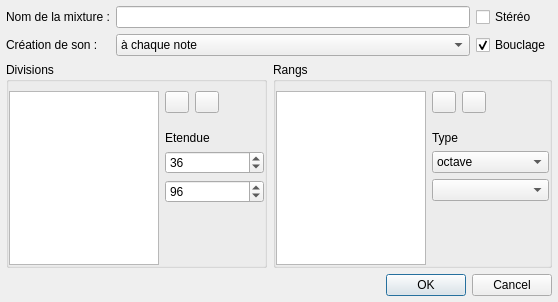
<?xml version="1.0" encoding="UTF-8"?>
<ui version="4.0">
 <class>DialogMixture</class>
 <widget class="QDialog" name="DialogMixture">
  <property name="windowModality">
   <enum>Qt::ApplicationModal</enum>
  </property>
  <property name="geometry">
   <rect>
    <x>0</x>
    <y>0</y>
    <width>558</width>
    <height>302</height>
   </rect>
  </property>
  <property name="windowTitle">
   <string>Création mixture</string>
  </property>
  <property name="windowIcon">
   <iconset resource="../resources.qrc">
    <normaloff>:/icons/icon</normaloff>:/icons/icon</iconset>
  </property>
  <layout class="QVBoxLayout" name="verticalLayout_2">
   <property name="spacing">
    <number>6</number>
   </property>
   <property name="margin">
    <number>6</number>
   </property>
   <item>
    <layout class="QGridLayout" name="gridLayout">
     <property name="topMargin">
      <number>0</number>
     </property>
     <item row="0" column="0">
      <widget class="QLabel" name="label_3">
       <property name="text">
        <string>Nom de la mixture :</string>
       </property>
      </widget>
     </item>
     <item row="0" column="1">
      <widget class="QLineEdit" name="lineNom"/>
     </item>
     <item row="1" column="0">
      <widget class="QLabel" name="label_4">
       <property name="text">
        <string>Création de son :</string>
       </property>
      </widget>
     </item>
     <item row="1" column="1">
      <widget class="QComboBox" name="comboFreq">
       <item>
        <property name="text">
         <string>à chaque note</string>
        </property>
       </item>
       <item>
        <property name="text">
         <string>toutes les 3 notes</string>
        </property>
       </item>
       <item>
        <property name="text">
         <string>toutes les 6 notes</string>
        </property>
       </item>
      </widget>
     </item>
     <item row="1" column="2">
      <widget class="QCheckBox" name="checkBouclage">
       <property name="text">
        <string>Bouclage</string>
       </property>
       <property name="checked">
        <bool>true</bool>
       </property>
      </widget>
     </item>
     <item row="0" column="2">
      <widget class="QCheckBox" name="checkStereo">
       <property name="text">
        <string>Stéréo</string>
       </property>
      </widget>
     </item>
    </layout>
   </item>
   <item>
    <layout class="QHBoxLayout" name="horizontalLayout_5">
     <property name="bottomMargin">
      <number>0</number>
     </property>
     <item>
      <widget class="QGroupBox" name="groupBox">
       <property name="title">
        <string>Divisions</string>
       </property>
       <layout class="QGridLayout" name="gridLayout_2" columnstretch="100,0,0,0">
        <property name="leftMargin">
         <number>0</number>
        </property>
        <property name="topMargin">
         <number>9</number>
        </property>
        <property name="rightMargin">
         <number>0</number>
        </property>
        <property name="bottomMargin">
         <number>0</number>
        </property>
        <property name="verticalSpacing">
         <number>6</number>
        </property>
        <item row="3" column="1" colspan="3">
         <widget class="SpinBoxKey" name="spinDivStart">
          <property name="sizePolicy">
           <sizepolicy hsizetype="Preferred" vsizetype="Fixed">
            <horstretch>0</horstretch>
            <verstretch>0</verstretch>
           </sizepolicy>
          </property>
          <property name="maximum">
           <number>127</number>
          </property>
          <property name="value">
           <number>36</number>
          </property>
         </widget>
        </item>
        <item row="0" column="1">
         <widget class="QPushButton" name="pushAddDiv">
          <property name="sizePolicy">
           <sizepolicy hsizetype="Preferred" vsizetype="Preferred">
            <horstretch>0</horstretch>
            <verstretch>0</verstretch>
           </sizepolicy>
          </property>
          <property name="minimumSize">
           <size>
            <width>24</width>
            <height>0</height>
           </size>
          </property>
          <property name="maximumSize">
           <size>
            <width>24</width>
            <height>24</height>
           </size>
          </property>
          <property name="text">
           <string/>
          </property>
          <property name="icon">
           <iconset resource="../resources.qrc">
            <normaloff>:/icons/add</normaloff>:/icons/add</iconset>
          </property>
         </widget>
        </item>
        <item row="0" column="0" rowspan="6">
         <widget class="QListWidget" name="listDivisions">
          <property name="minimumSize">
           <size>
            <width>150</width>
            <height>0</height>
           </size>
          </property>
          <property name="editTriggers">
           <set>QAbstractItemView::NoEditTriggers</set>
          </property>
         </widget>
        </item>
        <item row="0" column="2">
         <widget class="QPushButton" name="pushRemoveDiv">
          <property name="sizePolicy">
           <sizepolicy hsizetype="Preferred" vsizetype="Preferred">
            <horstretch>0</horstretch>
            <verstretch>0</verstretch>
           </sizepolicy>
          </property>
          <property name="minimumSize">
           <size>
            <width>24</width>
            <height>0</height>
           </size>
          </property>
          <property name="maximumSize">
           <size>
            <width>24</width>
            <height>24</height>
           </size>
          </property>
          <property name="text">
           <string/>
          </property>
          <property name="icon">
           <iconset resource="../resources.qrc">
            <normaloff>:/icons/remove</normaloff>:/icons/remove</iconset>
          </property>
         </widget>
        </item>
        <item row="1" column="1">
         <spacer name="verticalSpacer_3">
          <property name="orientation">
           <enum>Qt::Vertical</enum>
          </property>
          <property name="sizeType">
           <enum>QSizePolicy::Fixed</enum>
          </property>
          <property name="sizeHint" stdset="0">
           <size>
            <width>20</width>
            <height>6</height>
           </size>
          </property>
         </spacer>
        </item>
        <item row="0" column="3">
         <spacer name="horizontalSpacer">
          <property name="orientation">
           <enum>Qt::Horizontal</enum>
          </property>
          <property name="sizeHint" stdset="0">
           <size>
            <width>40</width>
            <height>20</height>
           </size>
          </property>
         </spacer>
        </item>
        <item row="4" column="1" colspan="3">
         <widget class="SpinBoxKey" name="spinDivEnd">
          <property name="sizePolicy">
           <sizepolicy hsizetype="Preferred" vsizetype="Fixed">
            <horstretch>0</horstretch>
            <verstretch>0</verstretch>
           </sizepolicy>
          </property>
          <property name="maximum">
           <number>127</number>
          </property>
          <property name="value">
           <number>96</number>
          </property>
         </widget>
        </item>
        <item row="2" column="1" colspan="3">
         <widget class="QLabel" name="label">
          <property name="text">
           <string>Etendue</string>
          </property>
         </widget>
        </item>
        <item row="5" column="1">
         <spacer name="verticalSpacer">
          <property name="orientation">
           <enum>Qt::Vertical</enum>
          </property>
          <property name="sizeHint" stdset="0">
           <size>
            <width>20</width>
            <height>40</height>
           </size>
          </property>
         </spacer>
        </item>
       </layout>
      </widget>
     </item>
     <item>
      <widget class="QGroupBox" name="groupBox_2">
       <property name="title">
        <string>Rangs</string>
       </property>
       <layout class="QGridLayout" name="gridLayout_3" columnstretch="100,0,0,0">
        <property name="leftMargin">
         <number>0</number>
        </property>
        <property name="topMargin">
         <number>9</number>
        </property>
        <property name="rightMargin">
         <number>0</number>
        </property>
        <property name="bottomMargin">
         <number>0</number>
        </property>
        <property name="verticalSpacing">
         <number>6</number>
        </property>
        <item row="1" column="1">
         <spacer name="verticalSpacer_4">
          <property name="orientation">
           <enum>Qt::Vertical</enum>
          </property>
          <property name="sizeType">
           <enum>QSizePolicy::Fixed</enum>
          </property>
          <property name="sizeHint" stdset="0">
           <size>
            <width>20</width>
            <height>6</height>
           </size>
          </property>
         </spacer>
        </item>
        <item row="0" column="3">
         <spacer name="horizontalSpacer_2">
          <property name="orientation">
           <enum>Qt::Horizontal</enum>
          </property>
          <property name="sizeHint" stdset="0">
           <size>
            <width>40</width>
            <height>20</height>
           </size>
          </property>
         </spacer>
        </item>
        <item row="0" column="2">
         <widget class="QPushButton" name="pushRemoveRank">
          <property name="sizePolicy">
           <sizepolicy hsizetype="Preferred" vsizetype="Preferred">
            <horstretch>0</horstretch>
            <verstretch>0</verstretch>
           </sizepolicy>
          </property>
          <property name="maximumSize">
           <size>
            <width>24</width>
            <height>24</height>
           </size>
          </property>
          <property name="text">
           <string/>
          </property>
          <property name="icon">
           <iconset resource="../resources.qrc">
            <normaloff>:/icons/remove</normaloff>:/icons/remove</iconset>
          </property>
         </widget>
        </item>
        <item row="2" column="1" colspan="3">
         <widget class="QLabel" name="label_2">
          <property name="text">
           <string>Type</string>
          </property>
         </widget>
        </item>
        <item row="3" column="1" colspan="3">
         <widget class="QComboBox" name="comboType1">
          <item>
           <property name="text">
            <string>octave</string>
           </property>
          </item>
          <item>
           <property name="text">
            <string>quinte</string>
           </property>
          </item>
          <item>
           <property name="text">
            <string>tierce</string>
           </property>
          </item>
          <item>
           <property name="text">
            <string>septième</string>
           </property>
          </item>
          <item>
           <property name="text">
            <string>neuvième</string>
           </property>
          </item>
          <item>
           <property name="text">
            <string>onzième</string>
           </property>
          </item>
          <item>
           <property name="text">
            <string>treizième</string>
           </property>
          </item>
          <item>
           <property name="text">
            <string>quinzième</string>
           </property>
          </item>
          <item>
           <property name="text">
            <string>dix-septième</string>
           </property>
          </item>
          <item>
           <property name="text">
            <string>dix-neuvième</string>
           </property>
          </item>
          <item>
           <property name="text">
            <string>vingt-et-unième</string>
           </property>
          </item>
          <item>
           <property name="text">
            <string>vingt-troisième</string>
           </property>
          </item>
          <item>
           <property name="text">
            <string>vingt-cinquième</string>
           </property>
          </item>
          <item>
           <property name="text">
            <string>vingt-septième</string>
           </property>
          </item>
         </widget>
        </item>
        <item row="4" column="1" colspan="3">
         <widget class="QComboBox" name="comboType2"/>
        </item>
        <item row="0" column="1">
         <widget class="QPushButton" name="pushAddRank">
          <property name="sizePolicy">
           <sizepolicy hsizetype="Preferred" vsizetype="Preferred">
            <horstretch>0</horstretch>
            <verstretch>0</verstretch>
           </sizepolicy>
          </property>
          <property name="maximumSize">
           <size>
            <width>24</width>
            <height>24</height>
           </size>
          </property>
          <property name="text">
           <string/>
          </property>
          <property name="icon">
           <iconset resource="../resources.qrc">
            <normaloff>:/icons/add</normaloff>:/icons/add</iconset>
          </property>
         </widget>
        </item>
        <item row="5" column="1">
         <spacer name="verticalSpacer_2">
          <property name="orientation">
           <enum>Qt::Vertical</enum>
          </property>
          <property name="sizeHint" stdset="0">
           <size>
            <width>20</width>
            <height>40</height>
           </size>
          </property>
         </spacer>
        </item>
        <item row="0" column="0" rowspan="6">
         <widget class="QListWidget" name="listRangs">
          <property name="minimumSize">
           <size>
            <width>150</width>
            <height>0</height>
           </size>
          </property>
          <property name="editTriggers">
           <set>QAbstractItemView::NoEditTriggers</set>
          </property>
         </widget>
        </item>
       </layout>
      </widget>
     </item>
    </layout>
   </item>
   <item>
    <widget class="QDialogButtonBox" name="buttonBox">
     <property name="orientation">
      <enum>Qt::Horizontal</enum>
     </property>
     <property name="standardButtons">
      <set>QDialogButtonBox::Cancel|QDialogButtonBox::Ok</set>
     </property>
    </widget>
   </item>
  </layout>
 </widget>
 <customwidgets>
  <customwidget>
   <class>SpinBoxKey</class>
   <extends>QSpinBox</extends>
   <header>spinboxkey.h</header>
  </customwidget>
 </customwidgets>
 <tabstops>
  <tabstop>lineNom</tabstop>
  <tabstop>checkStereo</tabstop>
  <tabstop>comboFreq</tabstop>
  <tabstop>checkBouclage</tabstop>
  <tabstop>listDivisions</tabstop>
  <tabstop>listRangs</tabstop>
  <tabstop>buttonBox</tabstop>
 </tabstops>
 <resources>
  <include location="../resources.qrc"/>
 </resources>
 <connections>
  <connection>
   <sender>buttonBox</sender>
   <signal>accepted()</signal>
   <receiver>DialogMixture</receiver>
   <slot>accept()</slot>
   <hints>
    <hint type="sourcelabel">
     <x>248</x>
     <y>254</y>
    </hint>
    <hint type="destinationlabel">
     <x>157</x>
     <y>274</y>
    </hint>
   </hints>
  </connection>
  <connection>
   <sender>buttonBox</sender>
   <signal>rejected()</signal>
   <receiver>DialogMixture</receiver>
   <slot>reject()</slot>
   <hints>
    <hint type="sourcelabel">
     <x>316</x>
     <y>260</y>
    </hint>
    <hint type="destinationlabel">
     <x>286</x>
     <y>274</y>
    </hint>
   </hints>
  </connection>
 </connections>
</ui>
